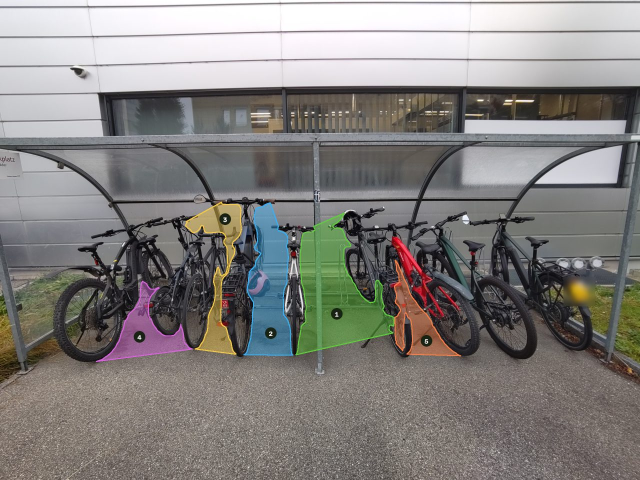
#> input picture code/find-my-bike-slot/web/photos/east.jpg, 1280 x 960 px (shown at 1/2 size)
$ python -i leg_boundary_lines.py   (imports and definitions only)
#> lines starting #> are read from the running program, lines starting #| are printed output that depends on the picture
"""Straight links through all lower branches and facing upper shadow edges.

Retained black components reuse the frozen analysis; every supported lower
branch is scanned. Upper points are silhouette estimates, not verified
anatomical handlebars. Area measurements live in line_closed_white_areas.py.
"""
import json
import sys
from pathlib import Path

import cv2
import numpy as np

ROOT = Path(__file__).resolve().parent
sys.path.insert(0, str(ROOT))
from black_shadow_center_distance import label
from black_block_distance import lowest_pixel

OUT = ROOT / 'all_leg_boundary_lines_20261028'


# [105 lines left out: functions connect_all_legs, all_leg_tips, upper_points, build_boundaries, not called in this run]


def draw_lines(image, result):
    h, w = image.shape
    out = np.full((h + 110, w, 3), 255, np.uint8)
    out[:h] = cv2.cvtColor(image, cv2.COLOR_GRAY2BGR)
    for line in result['bottom_lines']:
        p, q = line['endpoints_xy']
        cv2.line(out, tuple(p), tuple(q), (35, 60, 230), 2, cv2.LINE_AA)
    for line in result['top_lines']:
        p, q = line['endpoints_xy']
        cv2.line(out, tuple(p), tuple(q), (220, 135, 20), 2, cv2.LINE_AA)
    for leg in result['legs']:
        p = tuple(leg['point_xy'])
        cv2.circle(out, p, 5, (35, 60, 230), -1, cv2.LINE_AA)
        label(out, 'P%d' % leg['leg_id'], (p[0] - 10, p[1] + 23), .45)
    for upper in result['upper_points']:
        p = tuple(upper['point_xy'])
        cv2.circle(out, p, 5, (220, 135, 20), -1, cv2.LINE_AA)
        label(out, 'B%d' % upper['block_id'], (p[0] - 10, p[1] - 15), .5)
    label(out, 'RED: every leg tip joined in left-to-right order, including legs of the same shadow.', (20, h + 30), .58)
    label(out, 'BLUE: adjacent upper silhouette / handlebar estimates joined by straight lines.', (20, h + 58), .58)
    label(out, '%d legs, %d lower segments. Area results: line_closed_white_areas_20261028.' %
          (len(result['legs']), len(result['bottom_lines'])), (20, h + 86), .56)
    return out


# [20 lines left out: function main, not called in this run]


# [2 lines not run here, left out]

>>> import cv2
>>> picture = cv2.imread('../code/find-my-bike-slot/web/photos/east.jpg', cv2.IMREAD_GRAYSCALE)
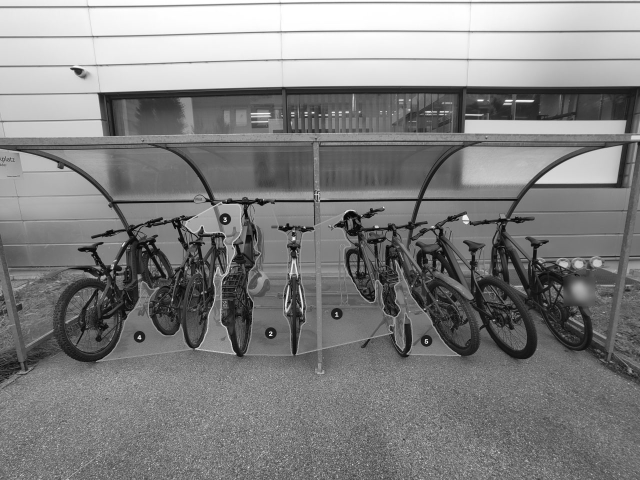
#> picture: shape (960, 1280) (shown at 1/2 size); min 0, max 255, mean 129.7
>>> result = draw_lines(picture, 'out.png')
#> in draw_lines, `out[:h] = cv2.cvtColor(image, cv2.COLOR_GRAY2BGR)`:
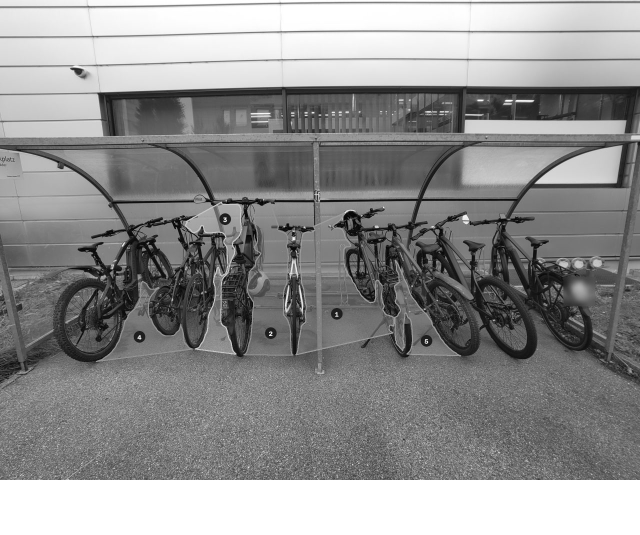
#> out: shape (1070, 1280, 3) (shown at 1/2 size); min 0, max 255, mean 142.6
#> (the run stopped early here; a loop or call above may not have finished)

$ run again, on code/find-my-bike-slot/web/photos/gate.jpg
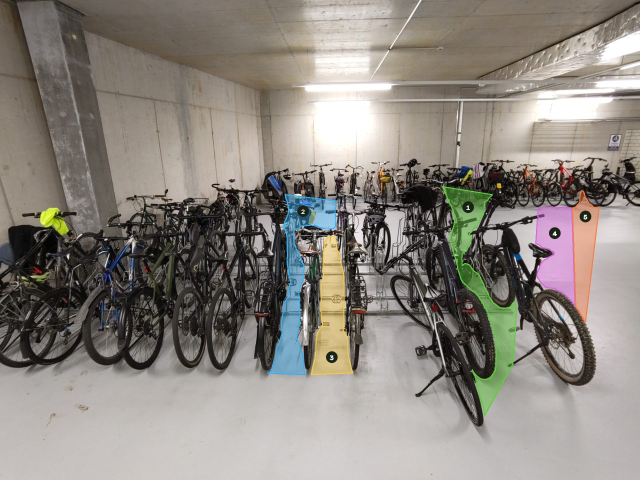
#> input picture code/find-my-bike-slot/web/photos/gate.jpg, 1280 x 960 px (shown at 1/2 size)
#> `picture = cv2.imread('../code/find-my-bike-slot/web/photos/east.jpg', ..`:
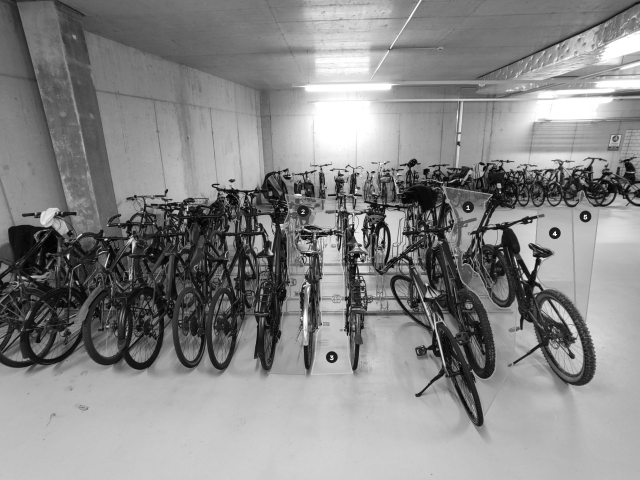
#> picture: shape (960, 1280) (shown at 1/2 size); min 0, max 255, mean 135.6
#> in draw_lines, `out[:h] = cv2.cvtColor(image, cv2.COLOR_GRAY2BGR)`:
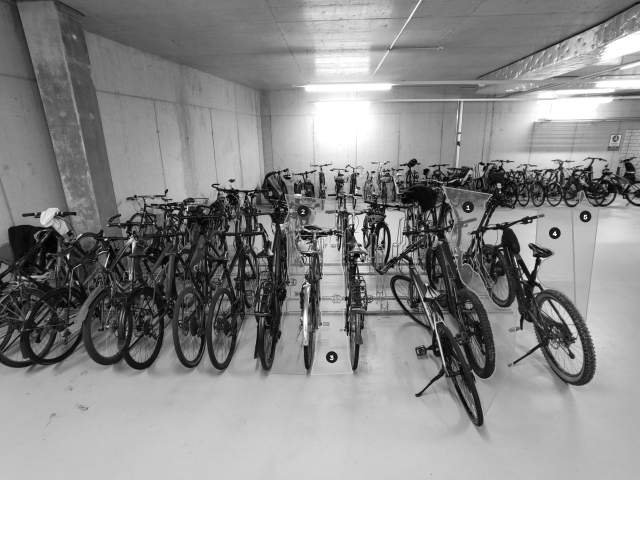
#> out: shape (1070, 1280, 3) (shown at 1/2 size); min 0, max 255, mean 147.9

$ run again, on code/find-my-bike-slot/web/photos/south.jpg
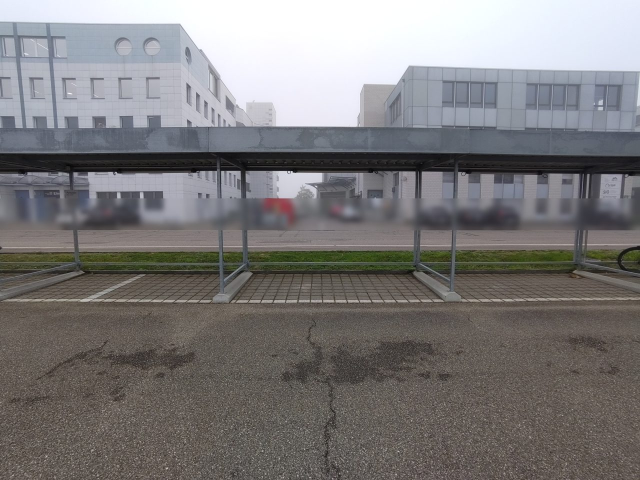
#> input picture code/find-my-bike-slot/web/photos/south.jpg, 1280 x 960 px (shown at 1/2 size)
#> `picture = cv2.imread('../code/find-my-bike-slot/web/photos/east.jpg', ..`:
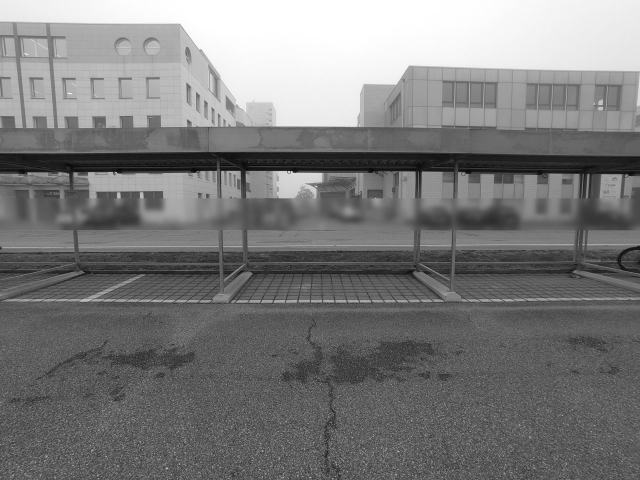
#> picture: shape (960, 1280) (shown at 1/2 size); min 0, max 255, mean 123
#> in draw_lines, `out[:h] = cv2.cvtColor(image, cv2.COLOR_GRAY2BGR)`:
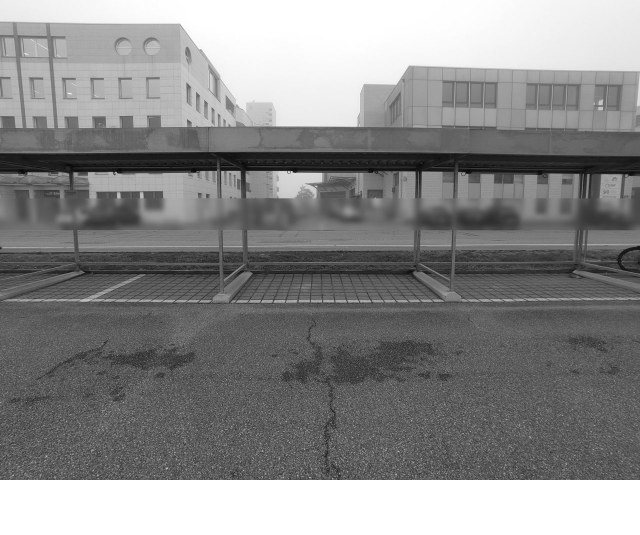
#> out: shape (1070, 1280, 3) (shown at 1/2 size); min 0, max 255, mean 136.6

$ run again, on code/find-my-bike-slot/web/photos/west.jpg
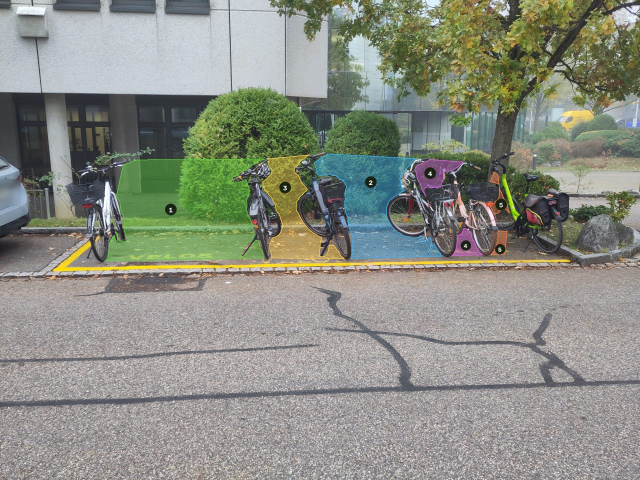
#> input picture code/find-my-bike-slot/web/photos/west.jpg, 1280 x 960 px (shown at 1/2 size)
#> `picture = cv2.imread('../code/find-my-bike-slot/web/photos/east.jpg', ..`:
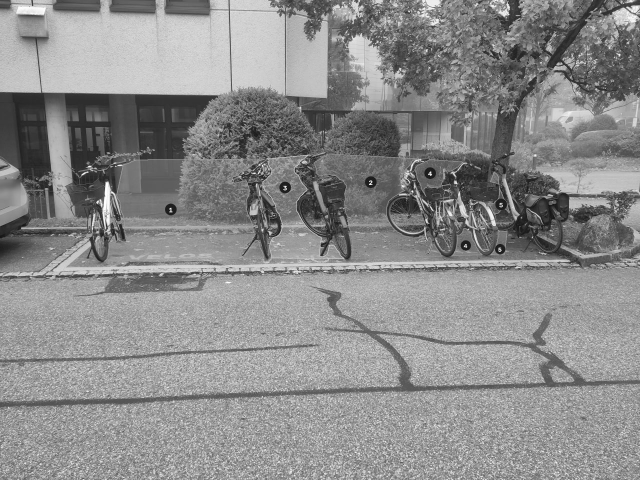
#> picture: shape (960, 1280) (shown at 1/2 size); min 5, max 255, mean 139.3
#> in draw_lines, `out[:h] = cv2.cvtColor(image, cv2.COLOR_GRAY2BGR)`:
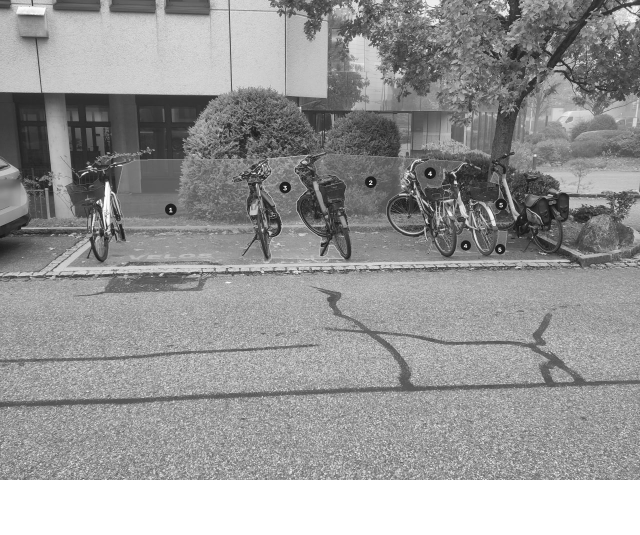
#> out: shape (1070, 1280, 3) (shown at 1/2 size); min 5, max 255, mean 151.2
